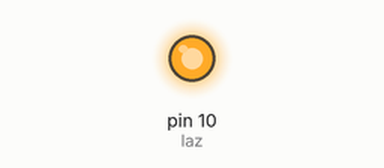
The sketch below on a simulated Arduino Uno, built with avr-gcc and run on an emulated ATmega328P. Shown: output pins drawn as LEDs (lit = HIGH).

Above: at 1.5 s.
At 3.5 s:
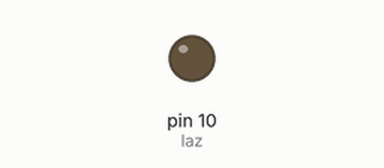
Timing chart, 0 to 5.2 s (numbered marks = the images above):
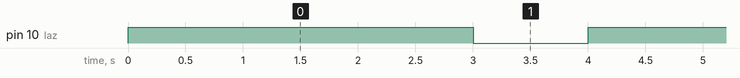

Measured:
- by itself, pin 10 (laz): alternates HIGH for 3.0 s and LOW for 1.0 s

The sketch:

lazer_mod.ino
```cpp
int laz = 10;

void setup() {

pinMode(laz, OUTPUT);

}

void loop() {
  digitalWrite(laz, HIGH);
  delay(3000);
  digitalWrite(laz, LOW);
  delay(1000);


}
```
